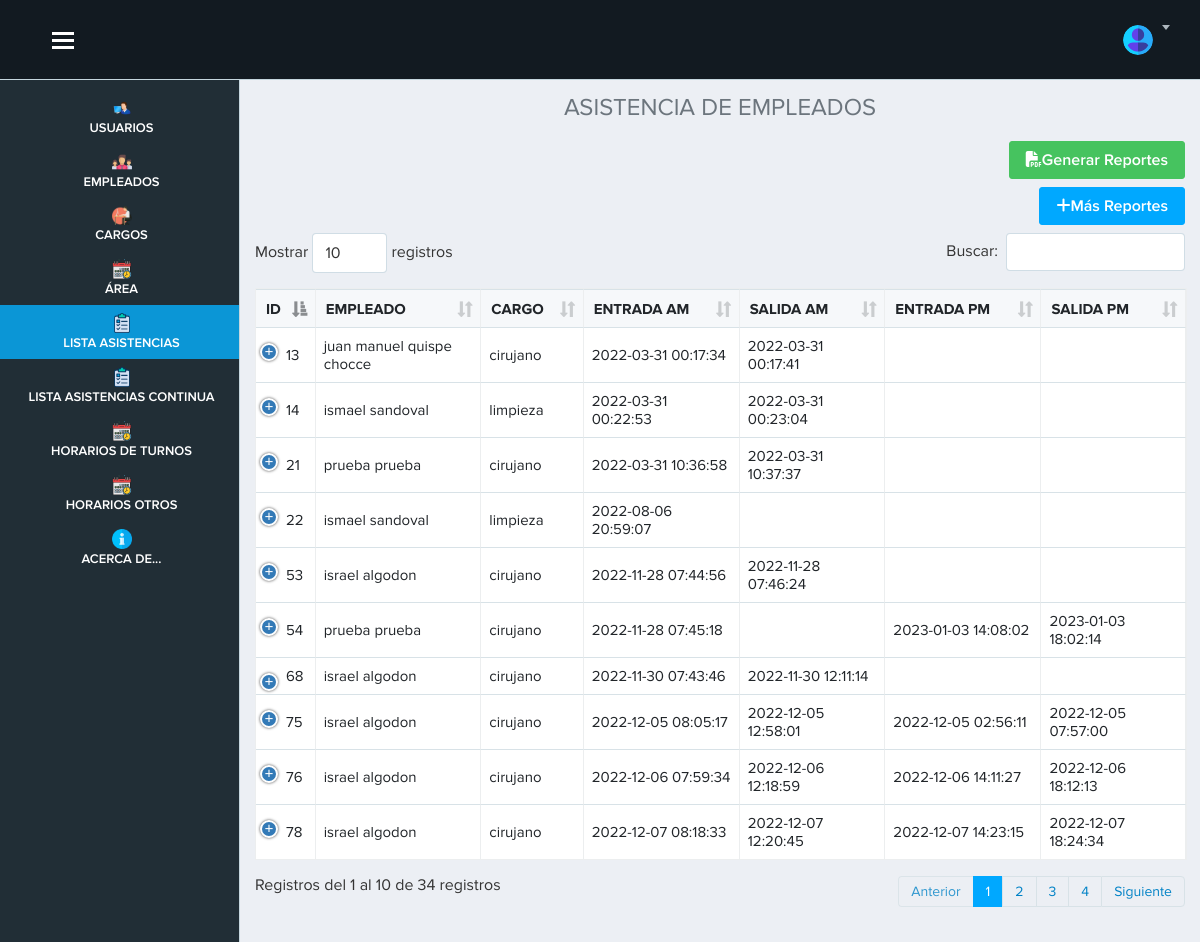
Screenshot of /vista/inicio.php (signed in) with the database file from the repository.
### tables this page shows
CREATE TABLE `asistencia` (
  `id_asistencia` int NOT NULL AUTO_INCREMENT,
  `id_empleado` int NOT NULL,
  `entrada` datetime DEFAULT NULL,
  `salida` datetime DEFAULT NULL,
  `entrada_pm` datetime DEFAULT NULL,
  `salida_pm` datetime DEFAULT NULL,
  PRIMARY KEY (`id_asistencia`),
  KEY `fk2` (`id_empleado`),
  CONSTRAINT `fk2` FOREIGN KEY (`id_empleado`) REFERENCES `empleado` (`id_empleado`) ON DELETE CASCADE
);

CREATE TABLE `empleado` (
  `id_empleado` int NOT NULL AUTO_INCREMENT,
  `nombre` varchar(100) DEFAULT NULL,
  `apellido` varchar(255) DEFAULT NULL,
  `dni` varchar(255) NOT NULL,
  `cargo` int NOT NULL,
  `area` int DEFAULT NULL,
  PRIMARY KEY (`id_empleado`),
  KEY `fk1` (`cargo`),
  KEY `fk8_idx` (`area`),
  CONSTRAINT `fk1` FOREIGN KEY (`cargo`) REFERENCES `cargo` (`id_cargo`) ON DELETE CASCADE,
  CONSTRAINT `fk8` FOREIGN KEY (`area`) REFERENCES `area` (`id_area`) ON DELETE CASCADE ON UPDATE RESTRICT
);

CREATE TABLE `cargo` (
  `id_cargo` int NOT NULL AUTO_INCREMENT,
  `nombre` varchar(100) DEFAULT NULL,
  `hora_entrada_am` varchar(10) DEFAULT NULL,
  `hora_salida_am` varchar(10) DEFAULT NULL,
  `habilitar_am` varchar(10) DEFAULT NULL,
  `limite_salam` varchar(10) DEFAULT NULL,
  `habilitar_pm` varchar(10) DEFAULT NULL,
  `hora_entrada_pm` varchar(10) DEFAULT NULL,
  `hora_salida_pm` varchar(10) DEFAULT NULL,
  `limite_salpm` varchar(10) DEFAULT NULL,
  `tolerancia` int DEFAULT NULL,
  PRIMARY KEY (`id_cargo`)
);

### vista/inicio.php (the view, shortened to what this page needs)
<?php require('./layout/topbar.php'); ?>
<?php require('./layout/sidebar.php'); ?>
<div class="page-content">
  <h4 class="text-center text-secondary">ASISTENCIA DE EMPLEADOS</h4>
  <?php
  include "../modelo/conexion.php";
  $sql = $conexion->query("SELECT
    asistencia.id_asistencia,
    asistencia.id_empleado,
    asistencia.entrada,
    asistencia.salida,
    asistencia.entrada_pm,
    asistencia.salida_pm,
    empleado.id_empleado,
    empleado.nombre as 'nom_empleado',
    empleado.apellido,
    empleado.dni,
    empleado.cargo,
    cargo.id_cargo,
    cargo.nombre as 'nom_cargo'
    FROM
    asistencia
    INNER JOIN empleado ON asistencia.id_empleado = empleado.id_empleado
    INNER JOIN cargo ON empleado.cargo = cargo.id_cargo");
  ?>
<div class="text-right mb-2">
  <a href="fpdf/ReporteAsistencia.php" target="_blank" class="btn btn-success"><i class="fas fa-file-pdf"></i>Generar Reportes</a>
</div>
<div class="text-right mb-2">
  <a href="reporte_asistencia.php" class="btn btn-primary"><i class="fas fa-plus"></i></i>Más Reportes</a>
</div>
  <table class="table table-bordered table-hover col-12" id="example">
    <thead>
      <tr>
        <th scope="col">ID</th>
        <th scope="col">EMPLEADO</th>
        <th scope="col">CARGO</th>
        <th scope="col">ENTRADA AM</th>
        <th scope="col">SALIDA AM</th>
        <th scope="col">ENTRADA PM</th>
        <th scope="col">SALIDA PM</th>
      </tr>
    </thead>
    <tbody>
      <?php
      while ($datos = $sql->fetch_object()) { ?>
      <tr>
        <td><?= $datos->id_asistencia ?></td>
        <td><?= $datos->nom_empleado . " " . $datos->apellido ?></td>
        <td><?= $datos->nom_cargo ?></td>
        <td><?= $datos->entrada ?></td>
        <td><?= $datos->salida ?></td>
        <td><?= $datos->entrada_pm ?></td>
        <td><?= $datos->salida_pm ?></td>
      </tr>
      <?php }
      ?>
    </tbody>
  </table>
</div>
</div>
<?php require('./layout/footer.php'); ?>

### vista/layout/topbar.php (style rules this page uses)
.page-content { margin-top: 70px; }

### rows the page displays
asistencia: id_asistencia "13", id_empleado.nombre "juan manuel", id_empleado.apellido "quispe chocce", cargo.nombre "cirujano", entrada "2022-03-31 00:17:34", salida "2022-03-31 00:17:41"
asistencia: id_asistencia "14", id_empleado.nombre "ismael", id_empleado.apellido "sandoval", cargo.nombre "limpieza", entrada "2022-03-31 00:22:53", salida "2022-03-31 00:23:04"
asistencia: id_asistencia "21", id_empleado.nombre "prueba", id_empleado.apellido "prueba", cargo.nombre "cirujano", entrada "2022-03-31 10:36:58", salida "2022-03-31 10:37:37"
asistencia: id_asistencia "22", id_empleado.nombre "ismael", id_empleado.apellido "sandoval", cargo.nombre "limpieza", entrada "2022-08-06 20:59:07"
asistencia: id_asistencia "53", id_empleado.nombre "israel", id_empleado.apellido "algodon", cargo.nombre "cirujano", entrada "2022-11-28 07:44:56", salida "2022-11-28 07:46:24"
asistencia: id_asistencia "54", id_empleado.nombre "prueba", id_empleado.apellido "prueba", cargo.nombre "cirujano", entrada "2022-11-28 07:45:18", entrada_pm "2023-01-03 14:08:02", salida_pm "2023-01-03 18:02:14"
asistencia: id_asistencia "68", id_empleado.nombre "israel", id_empleado.apellido "algodon", cargo.nombre "cirujano", entrada "2022-11-30 07:43:46", salida "2022-11-30 12:11:14"
asistencia: id_asistencia "75", id_empleado.nombre "israel", id_empleado.apellido "algodon", cargo.nombre "cirujano", entrada "2022-12-05 08:05:17", salida "2022-12-05 12:58:01", entrada_pm "2022-12-05 02:56:11", salida_pm "2022-12-05 07:57:00"
asistencia: id_asistencia "76", id_empleado.nombre "israel", id_empleado.apellido "algodon", cargo.nombre "cirujano", entrada "2022-12-06 07:59:34", salida "2022-12-06 12:18:59", entrada_pm "2022-12-06 14:11:27", salida_pm "2022-12-06 18:12:13"
asistencia: id_asistencia "78", id_empleado.nombre "israel", id_empleado.apellido "algodon", cargo.nombre "cirujano", entrada "2022-12-07 08:18:33", salida "2022-12-07 12:20:45", entrada_pm "2022-12-07 14:23:15", salida_pm "2022-12-07 18:24:34"
